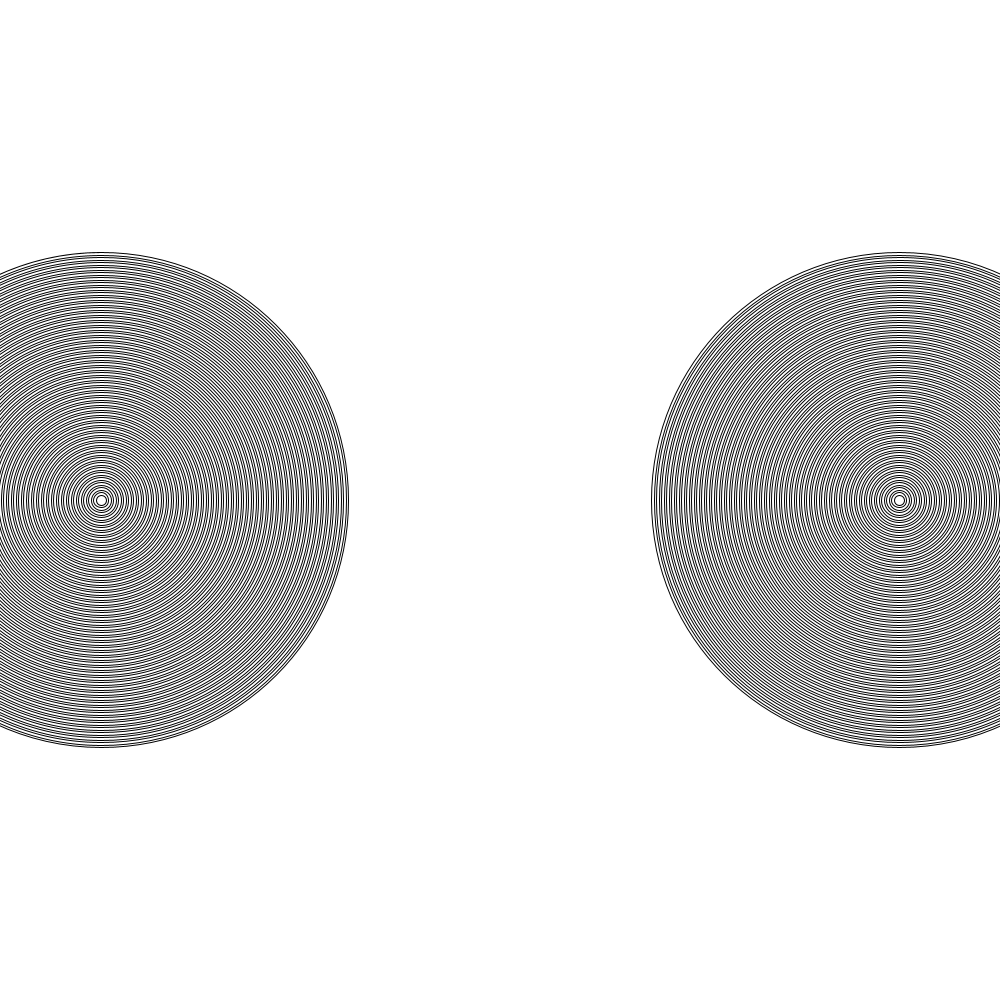
Frame 1 (no input)
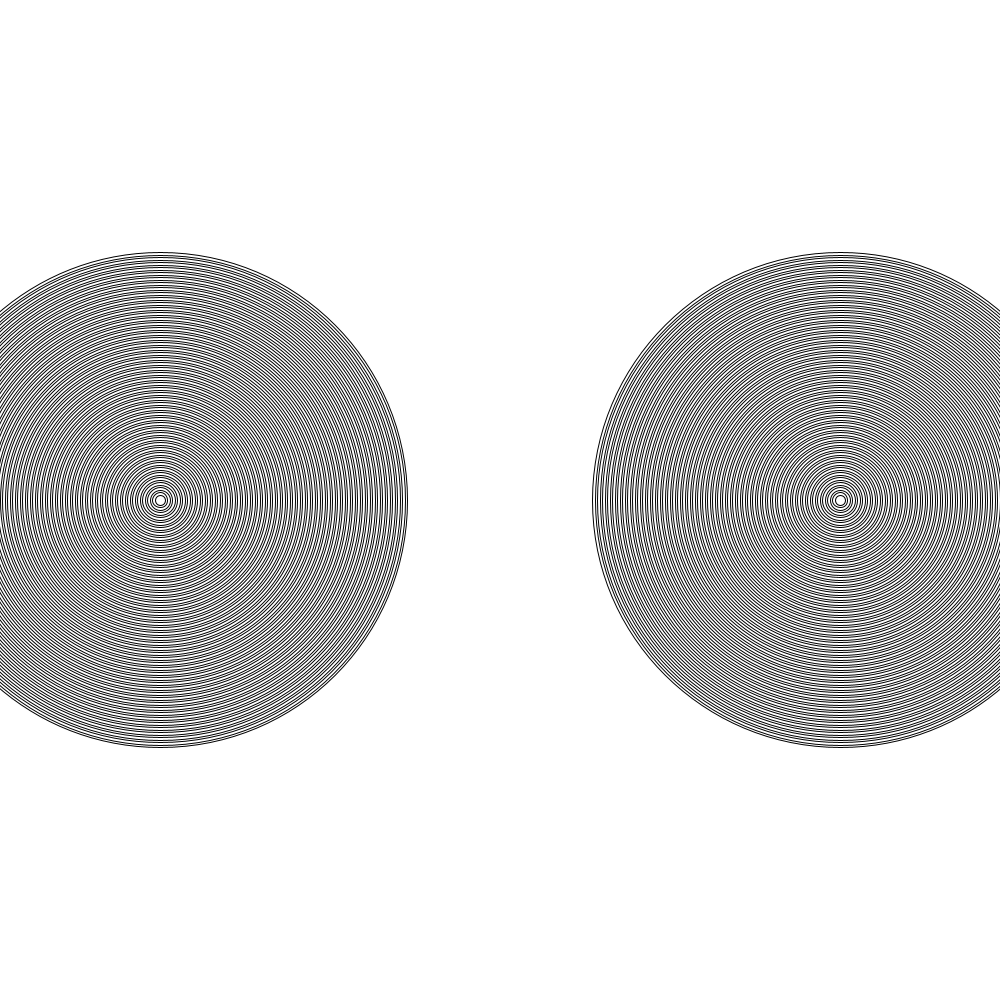
Frame 60 (the mouse pressed at the canvas centre just before this capture)
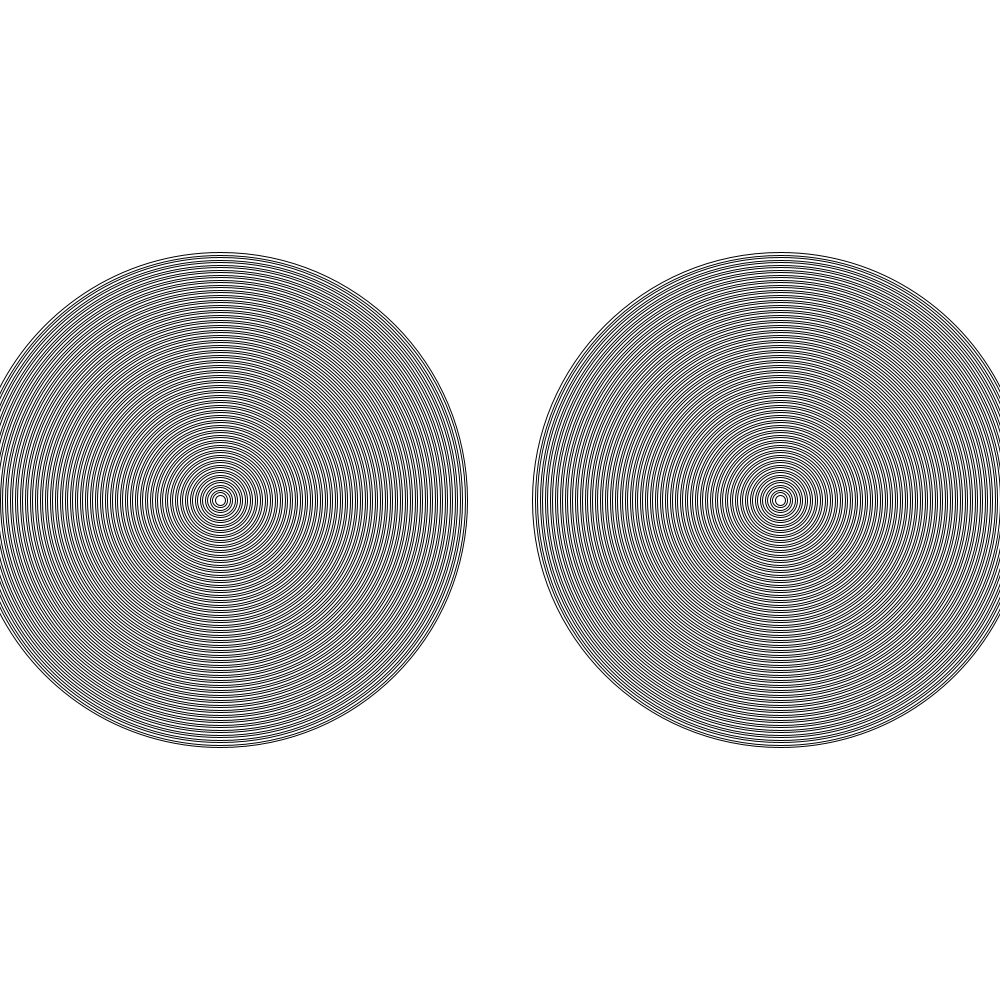
Frame 120 (the mouse held since frame 60 and released just before this capture)

The Processing sketch that drew these frames (run headless with seeded random() and noise(); from frame 60 on, the mouse is pressed at the canvas centre):

// Processing sketch: Amazing_rings
// ── Amazing_rings.pde
int bullseyeX1=100;
int bullseyeX2=900;
void setup(){
  
  size(1000,1000);
  
  
}



void draw(){
 background(#FFFFFF);
  bullseyeX1++;
  bullseyeX2--;
for(int i = 10; i < 500; i += 5){
 noFill();
 ellipse(bullseyeX1, 500 , i, i);
 ellipse(bullseyeX2, 500, i, i);
} 

}
